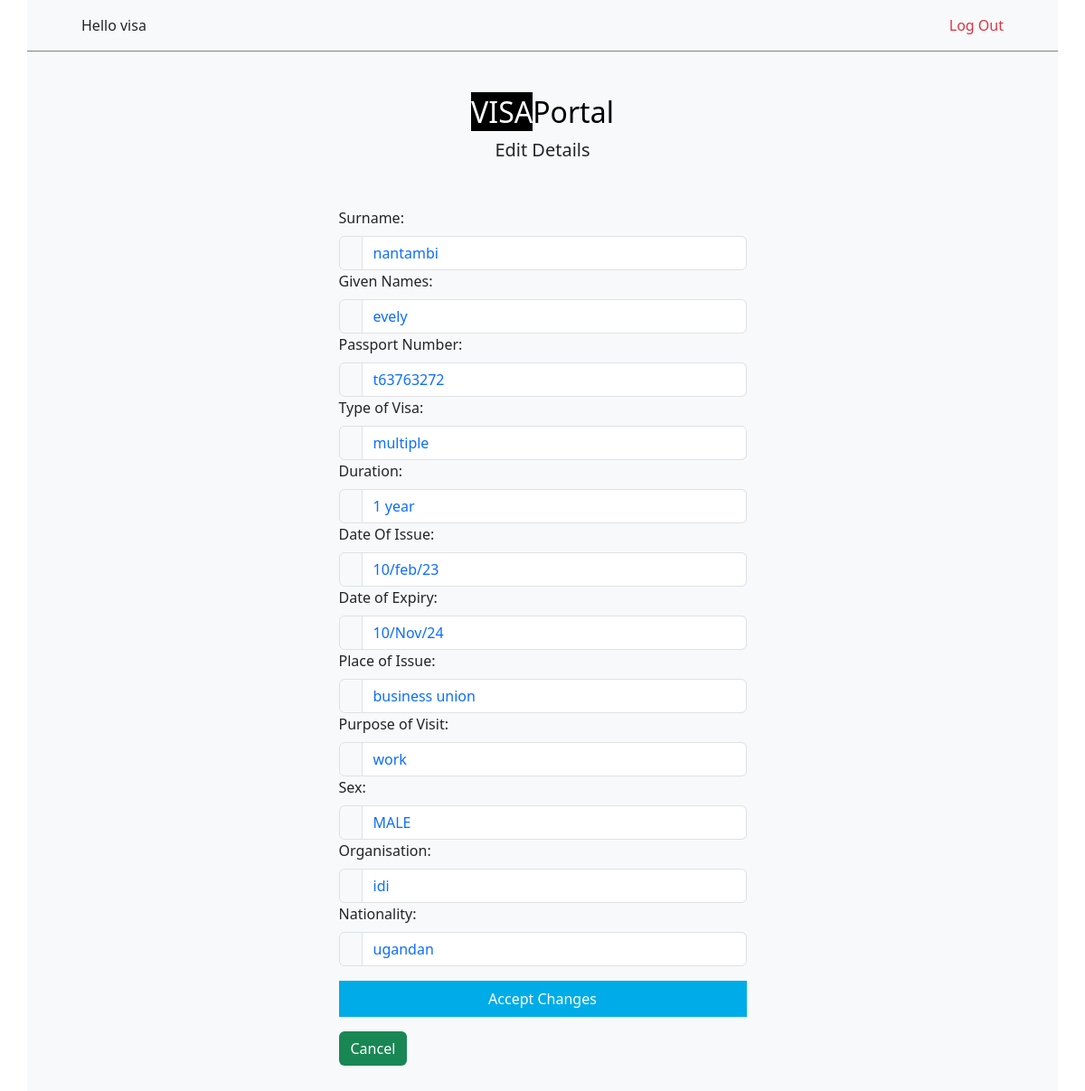
The app's page /admin_visa_portal/edit.php?id=24 (signed in) with its own data.
### tables this page shows
CREATE TABLE `tasks` (
  `id` int(11) NOT NULL,
  `surname` varchar(50) NOT NULL,
  `givenname` varchar(50) NOT NULL,
  `passportnumber` varchar(100) NOT NULL,
  `typeofvisa` varchar(100) NOT NULL,
  `duration` varchar(100) NOT NULL,
  `dateofissue` varchar(100) NOT NULL,
  `dateofexpiry` varchar(50) NOT NULL,
  `placeofissue` varchar(100) NOT NULL,
  `purposeofvisit` varchar(255) NOT NULL,
  `sex` varchar(10) NOT NULL,
  `organisation` varchar(100) NOT NULL,
  `nationality` varchar(50) NOT NULL
);

### admin_visa_portal/edit.php (the view, shortened to what this page needs)
<?php
require_once '../configarations/db_connection.php';
if (isset($_GET['id'])) {
    $id = $_GET['id'];
    $sql = "SELECT * FROM tasks WHERE id = $id";
    $result = mysqli_query($conn, $sql);
    $tasks = mysqli_fetch_assoc($result);
}else{
    header('location: tasks.php');
    die();
}
$surname = $tasks['surname'];
$givenname = $tasks['givenname'];
$passportnumber = $tasks['passportnumber'];
$typeofvisa = $tasks['typeofvisa'];
$duration = $tasks['duration'];
$dateofissue = $tasks['dateofissue'];
$dateofexpiry = $tasks['dateofexpiry'];
$placeofissue = $tasks['placeofissue'];
$purposeofvisit = $tasks['purposeofvisit'];
$organisation = $tasks['organisation'];
$nationality = $tasks['nationality'];
?>
<!DOCTYPE html>
<html lang="en">
<head>
    <link href="../css/main.min.css" rel="stylesheet">
    <link rel="stylesheet" href="../css/styles.css">
</head>
<body class="index">
    <nav class="head container py-3 bg-light">
        <div class="row align-content-center px-5">
            <div class="col-9 ">
                <a class="navbar-brand h1" href="#">Hello <?php echo $_SESSION['user_logged_in']; ?></a>
            </div>
            <div class="col-3 text-end ">
                <a class="navbar-brand lead text-danger h1" href="../configarations/logout.php">Log Out</a>
            </div>
        </div>
    </nav>
    <div class="container bg-light">
        <div class="row justify-content-around align-items-center py-5">
            <div class="col-10 col-md-5 mx-5">
                <a style="text-decoration: none; color: black" href="welcome.php">
                    <h2 class="text-center"><span>VISA</span>Portal</h2>
                </a>
                <div class="lead text-center">Edit Details</div>
                <form action="../configarations/editlogic.php" class="my-5" method="POST">
                    <label for="" class="form-label">Surname:</label>
                    <div class="input-group">
                        <span class="input-group-text">
                        </span>
                        <input value="<?php echo $surname; ?>" type="text" name="surname" class="form-control text-primary" placeholder="ZEROM">
                    </div>
                    <label for="" class="form-label">Given Names:</label>
                    <div class="input-group">
                        <span class="input-group-text">
                        </span>
                        <input type="text" value="<?php echo $givenname; ?>" name="givenname" class="form-control text-primary" placeholder="ASMEROM HAGOS">
                    </div>
                    <label for="" class="form-label">Passport Number:</label>
                    <div class="input-group">
                        <span class="input-group-text">
                        </span>
                        <input type="text" value="<?php echo $passportnumber; ?>" name="passportnumber" class="form-control text-primary" placeholder="K0671165">
                    </div>
                    <label for="" class="form-label">Type of Visa:</label>
                    <div class="input-group">
                        <span class="input-group-text">
                        </span>
                        <input type="text" value="<?php echo $typeofvisa; ?>" name="typeofvisa" class="form-control text-primary" placeholder="MULTIPLE">
                    </div>
                    <label for="" class="form-label">Duration:</label>
                    <div class="input-group">
                        <span class="input-group-text">
                        </span>
                        <input type="text" value="<?php echo $duration; ?>" name="duration" class="form-control text-primary" placeholder="3 MONTHS">
                    </div>
                    <label for="" class="form-label">Date Of Issue:</label>
                    <div class="input-group">
                        <span class="input-group-text">
                        </span>
                        <input type="text" value="<?php echo $dateofissue; ?>" name="dateofissue" class="form-control text-primary" placeholder="10/Nov/23 (Follow Date Format)">
                    </div>
                    <label for="" class="form-label">Date of Expiry:</label>
                    <div class="input-group">
                        <span class="input-group-text">
                        </span>
                        <input type="text" value="<?php echo $dateofexpiry; ?>" name="dateofexpiry" class="form-control text-primary" placeholder="10/Feb/24 (Follow Date Format)">
                    </div>
                    <label for="" class="form-label">Place of Issue:</label>
                    <div class="input-group">
                        <span class="input-group-text">
                        </span>
                        <input type="text" value="<?php echo $placeofissue; ?>" name="placeofissue" class="form-control text-primary" placeholder="BUSINESS UNION">
                    </div>
                    <label for="" class="form-label">Purpose of Visit:</label>
                    <div class="input-group">
                        <span class="input-group-text">
                        </span>
                        <input type="text" value="<?php echo $purposeofvisit; ?>" name="purposeofvisit" class="form-control text-primary" placeholder="WORK">
                    </div>
                    <label for="" class="form-label">Sex:</label>
                    <div class="input-group">
                        <span class="input-group-text">
                        </span>
                        <select name="sex" id="" class="form-control text-primary">
                            <option value="male">MALE</option>
                        </select>
                    </div>
                    <label for="" class="form-label">Organisation:</label>
                    <div class="input-group">
                        <span class="input-group-text">
                        </span>
                        <input value="<?php echo $organisation; ?>" type="text" name="organisation" class="form-control text-primary" placeholder="PVT">
                    </div>
                    <label for="" class="form-label">Nationality:</label>
                    <div class="input-group">
                        <span class="input-group-text">
                        </span>
                        <input type="text" value="<?php echo $nationality; ?>" name="nationality" class="form-control text-primary" placeholder="ERITREAN">
                    </div>
                    <input class="button mx-auto my-3" name="submit" type="submit" value="Accept Changes">
                    <a class="btn bg-success text-white" href="tasks.php">Cancel</a>
                </form>
            </div>
        </div>
    </div>
</body>
</html>

### css/styles.css (style rules this page uses)
.index { height: 100vh; box-sizing: border-box; }
span { background-color: black; color: white; }
.button { background-color: rgb(0, 172, 232); border: none; color: white; display: block; width: 100%; padding: 8px; }
.head { border-bottom: 1px solid grey; }

### records on screen
tasks: surname "nantambi", givenname "evely", passportnumber "t63763272", typeofvisa "multiple", duration "1 year", dateofissue "10/feb/23", dateofexpiry "10/Nov/24", placeofissue "business union", purposeofvisit "work", organisation "idi", nationality "ugandan"

### other values on screen
$_SESSION['user_logged_in'] "visa"
